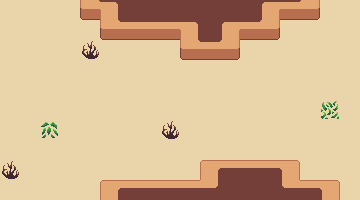

A 2D game scene composited from a Tiled map and its tileset images. What follows is a short description and the map's XML, with every tile layer's data as written:
An orthogonal 18x10 tile map with 20x20 px tiles, 2 tile layers (ground, obstacles) and 5 objects (4x enemy_spawn, player_spawn).

<map version="1.10" tiledversion="1.10.2" orientation="orthogonal" renderorder="right-down" width="18" height="10" tilewidth="20" tileheight="20" infinite="0" nextlayerid="9" nextobjectid="21">
 <tileset firstgid="1" source="tileset.tsx" />
 <layer id="6" name="ground" width="18" height="10">
  <data encoding="csv">
85,85,85,85,85,85,85,85,85,85,85,85,85,85,65,85,85,85,
85,85,85,85,85,85,85,85,85,85,85,85,85,85,85,85,85,85,
85,85,85,85,87,85,85,85,85,85,85,85,85,85,85,85,85,85,
85,85,85,85,85,85,85,85,85,85,85,85,85,85,85,85,85,85,
85,85,85,85,85,85,85,85,85,85,85,85,85,85,85,85,85,85,
85,85,85,85,85,85,85,85,85,85,85,85,85,85,85,85,64,85,
85,85,66,85,85,85,85,85,87,85,85,85,85,85,85,85,85,85,
85,85,85,85,85,85,85,85,85,85,85,85,85,85,85,85,85,85,
87,85,85,85,85,85,85,85,85,85,85,85,85,85,85,85,85,85,
85,85,85,85,85,85,85,85,85,85,85,85,85,85,65,85,85,85
</data>
 </layer>
 <layer id="7" name="obstacles" width="18" height="10">
  <data encoding="csv">
0,0,0,0,43,5,23,23,23,23,23,23,23,4,44,45,0,0,
0,0,0,0,0,43,44,44,44,5,23,4,44,45,0,0,0,0,
0,0,0,0,0,0,0,0,0,43,44,45,0,0,0,0,0,0,
0,0,0,0,0,0,0,0,0,0,0,0,0,0,0,0,0,0,
0,0,0,0,0,0,0,0,0,0,0,0,0,0,0,0,0,0,
0,0,0,0,0,0,0,0,0,0,0,0,0,0,0,0,0,0,
0,0,0,0,0,0,0,0,0,0,0,0,0,0,0,0,0,0,
0,0,0,0,0,0,0,0,0,0,0,0,0,0,0,0,0,0,
0,0,0,0,0,0,0,0,0,0,1,2,2,2,3,0,0,0,
0,0,0,0,0,1,2,2,2,2,26,23,23,23,25,2,3,0
</data>
 </layer>
 <objectgroup id="8" name="spawn">
  <object id="15" name="player_spawn" x="320" y="100">
   <properties>
    <property name="direction" value="left" />
   </properties>
  </object>
  <object id="16" name="enemy_spawn" x="40" y="20" />
  <object id="17" name="enemy_spawn" x="140" y="80" />
  <object id="19" name="enemy_spawn" x="160" y="140" />
  <object id="20" name="enemy_spawn" x="40" y="140" />
 </objectgroup>
</map>
